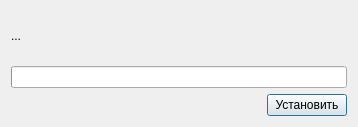
<?xml version="1.0" encoding="UTF-8"?>
<ui version="4.0">
 <class>Dialog</class>
 <widget class="QDialog" name="Dialog">
  <property name="geometry">
   <rect>
    <x>0</x>
    <y>0</y>
    <width>358</width>
    <height>127</height>
   </rect>
  </property>
  <property name="windowTitle">
   <string>Обновление программы</string>
  </property>
  <layout class="QVBoxLayout" name="verticalLayout_2">
   <item>
    <layout class="QVBoxLayout" name="verticalLayout">
     <item>
      <widget class="QLabel" name="label_update_text">
       <property name="text">
        <string>...</string>
       </property>
      </widget>
     </item>
     <item>
      <widget class="QProgressBar" name="progressBar_download_app">
       <property name="enabled">
        <bool>true</bool>
       </property>
       <property name="tabletTracking">
        <bool>false</bool>
       </property>
       <property name="acceptDrops">
        <bool>false</bool>
       </property>
       <property name="autoFillBackground">
        <bool>false</bool>
       </property>
       <property name="maximum">
        <number>1</number>
       </property>
       <property name="value">
        <number>0</number>
       </property>
       <property name="textVisible">
        <bool>false</bool>
       </property>
       <property name="format">
        <string>%p%</string>
       </property>
      </widget>
     </item>
     <item>
      <layout class="QHBoxLayout" name="horizontalLayout">
       <item>
        <spacer name="horizontalSpacer">
         <property name="orientation">
          <enum>Qt::Horizontal</enum>
         </property>
         <property name="sizeHint" stdset="0">
          <size>
           <width>40</width>
           <height>20</height>
          </size>
         </property>
        </spacer>
       </item>
       <item>
        <widget class="QPushButton" name="pushButton_install_app">
         <property name="text">
          <string>Установить</string>
         </property>
         <property name="checkable">
          <bool>true</bool>
         </property>
        </widget>
       </item>
      </layout>
     </item>
    </layout>
   </item>
  </layout>
 </widget>
 <resources/>
 <connections/>
</ui>
